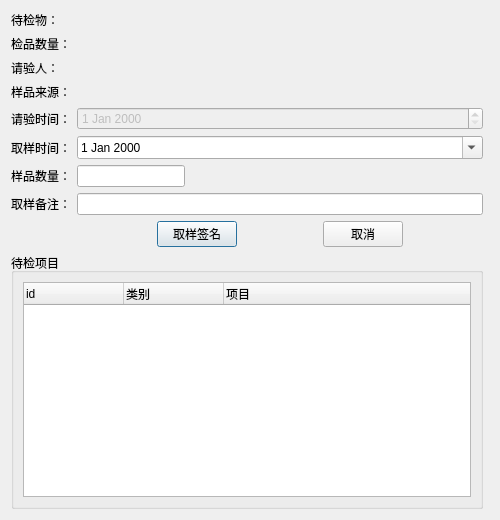
<?xml version="1.0" encoding="UTF-8"?>
<ui version="4.0">
 <class>Dialog</class>
 <widget class="QDialog" name="Dialog">
  <property name="geometry">
   <rect>
    <x>0</x>
    <y>0</y>
    <width>500</width>
    <height>520</height>
   </rect>
  </property>
  <property name="windowTitle">
   <string>取样记录</string>
  </property>
  <layout class="QGridLayout" name="gridLayout">
   <item row="8" column="1">
    <layout class="QHBoxLayout" name="horizontalLayout">
     <item>
      <widget class="QPushButton" name="pushButton_accept">
       <property name="sizePolicy">
        <sizepolicy hsizetype="Fixed" vsizetype="Fixed">
         <horstretch>0</horstretch>
         <verstretch>0</verstretch>
        </sizepolicy>
       </property>
       <property name="text">
        <string>取样签名</string>
       </property>
      </widget>
     </item>
     <item>
      <widget class="QPushButton" name="pushButton_cancel">
       <property name="sizePolicy">
        <sizepolicy hsizetype="Fixed" vsizetype="Fixed">
         <horstretch>0</horstretch>
         <verstretch>0</verstretch>
        </sizepolicy>
       </property>
       <property name="text">
        <string>取消</string>
       </property>
      </widget>
     </item>
    </layout>
   </item>
   <item row="0" column="1" colspan="2">
    <widget class="QLabel" name="label_chkitem">
     <property name="text">
      <string/>
     </property>
    </widget>
   </item>
   <item row="1" column="1" colspan="2">
    <widget class="QLabel" name="label_checkamount">
     <property name="text">
      <string/>
     </property>
    </widget>
   </item>
   <item row="3" column="1">
    <widget class="QLabel" name="label_samplesource">
     <property name="text">
      <string/>
     </property>
    </widget>
   </item>
   <item row="7" column="0">
    <widget class="QLabel" name="label_8">
     <property name="text">
      <string>取样备注：</string>
     </property>
    </widget>
   </item>
   <item row="2" column="0">
    <widget class="QLabel" name="label_7">
     <property name="text">
      <string>请验人：</string>
     </property>
    </widget>
   </item>
   <item row="1" column="0">
    <widget class="QLabel" name="label_6">
     <property name="text">
      <string>检品数量：</string>
     </property>
    </widget>
   </item>
   <item row="4" column="0">
    <widget class="QLabel" name="label_3">
     <property name="text">
      <string>请验时间：</string>
     </property>
    </widget>
   </item>
   <item row="0" column="0">
    <widget class="QLabel" name="label">
     <property name="text">
      <string>待检物：</string>
     </property>
    </widget>
   </item>
   <item row="3" column="0">
    <widget class="QLabel" name="label_2">
     <property name="text">
      <string>样品来源：</string>
     </property>
    </widget>
   </item>
   <item row="6" column="0">
    <widget class="QLabel" name="label_5">
     <property name="text">
      <string>样品数量：</string>
     </property>
    </widget>
   </item>
   <item row="5" column="0">
    <widget class="QLabel" name="label_4">
     <property name="text">
      <string>取样时间：</string>
     </property>
    </widget>
   </item>
   <item row="2" column="1">
    <widget class="QLabel" name="label_applyer">
     <property name="text">
      <string/>
     </property>
    </widget>
   </item>
   <item row="7" column="1">
    <widget class="QLineEdit" name="lineEdit_remark"/>
   </item>
   <item row="6" column="1">
    <layout class="QHBoxLayout" name="horizontalLayout_2">
     <item>
      <widget class="QLineEdit" name="lineEdit_sampleamount">
       <property name="sizePolicy">
        <sizepolicy hsizetype="Fixed" vsizetype="Fixed">
         <horstretch>0</horstretch>
         <verstretch>0</verstretch>
        </sizepolicy>
       </property>
       <property name="alignment">
        <set>Qt::AlignRight|Qt::AlignTrailing|Qt::AlignVCenter</set>
       </property>
      </widget>
     </item>
     <item>
      <widget class="QLabel" name="label_sampleunit">
       <property name="text">
        <string/>
       </property>
      </widget>
     </item>
    </layout>
   </item>
   <item row="9" column="0" colspan="2">
    <widget class="QGroupBox" name="groupBox">
     <property name="title">
      <string>待检项目</string>
     </property>
     <layout class="QGridLayout" name="gridLayout_2">
      <item row="0" column="0">
       <widget class="QTreeWidget" name="treeWidget_labitem">
        <property name="indentation">
         <number>0</number>
        </property>
        <column>
         <property name="text">
          <string>id</string>
         </property>
        </column>
        <column>
         <property name="text">
          <string>类别</string>
         </property>
        </column>
        <column>
         <property name="text">
          <string>项目</string>
         </property>
        </column>
       </widget>
      </item>
     </layout>
    </widget>
   </item>
   <item row="4" column="1">
    <widget class="QDateEdit" name="dateEdit_applydate">
     <property name="enabled">
      <bool>false</bool>
     </property>
    </widget>
   </item>
   <item row="5" column="1">
    <widget class="QDateEdit" name="dateEdit_sampledate">
     <property name="calendarPopup">
      <bool>true</bool>
     </property>
    </widget>
   </item>
  </layout>
 </widget>
 <resources/>
 <connections/>
</ui>
